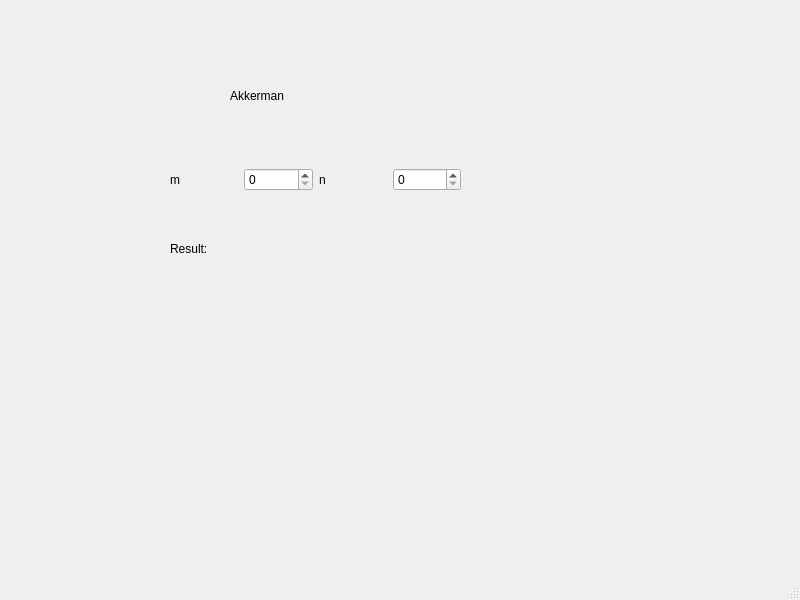
<?xml version="1.0" encoding="UTF-8"?>
<ui version="4.0">
 <class>MainWindow</class>
 <widget class="QMainWindow" name="MainWindow">
  <property name="geometry">
   <rect>
    <x>0</x>
    <y>0</y>
    <width>800</width>
    <height>600</height>
   </rect>
  </property>
  <property name="windowTitle">
   <string>MainWindow</string>
  </property>
  <widget class="QWidget" name="centralwidget">
   <widget class="QWidget" name="horizontalLayoutWidget">
    <property name="geometry">
     <rect>
      <x>170</x>
      <y>140</y>
      <width>291</width>
      <height>80</height>
     </rect>
    </property>
    <layout class="QHBoxLayout" name="horizontalLayout">
     <item>
      <widget class="QLabel" name="label">
       <property name="text">
        <string>m</string>
       </property>
      </widget>
     </item>
     <item>
      <widget class="QSpinBox" name="spinBox">
       <property name="maximum">
        <number>10</number>
       </property>
      </widget>
     </item>
     <item>
      <widget class="QLabel" name="label_2">
       <property name="text">
        <string>n</string>
       </property>
      </widget>
     </item>
     <item>
      <widget class="QSpinBox" name="spinBox_2">
       <property name="maximum">
        <number>3</number>
       </property>
      </widget>
     </item>
    </layout>
   </widget>
   <widget class="QLabel" name="label_3">
    <property name="geometry">
     <rect>
      <x>230</x>
      <y>80</y>
      <width>131</width>
      <height>31</height>
     </rect>
    </property>
    <property name="text">
     <string>Akkerman</string>
    </property>
   </widget>
   <widget class="QLabel" name="label_4">
    <property name="geometry">
     <rect>
      <x>170</x>
      <y>240</y>
      <width>66</width>
      <height>17</height>
     </rect>
    </property>
    <property name="text">
     <string>Result:</string>
    </property>
   </widget>
   <widget class="QLabel" name="label_5">
    <property name="geometry">
     <rect>
      <x>280</x>
      <y>240</y>
      <width>181</width>
      <height>17</height>
     </rect>
    </property>
    <property name="text">
     <string/>
    </property>
   </widget>
  </widget>
  <widget class="QMenuBar" name="menubar">
   <property name="geometry">
    <rect>
     <x>0</x>
     <y>0</y>
     <width>800</width>
     <height>22</height>
    </rect>
   </property>
  </widget>
  <widget class="QStatusBar" name="statusbar"/>
 </widget>
 <resources/>
 <connections/>
</ui>
